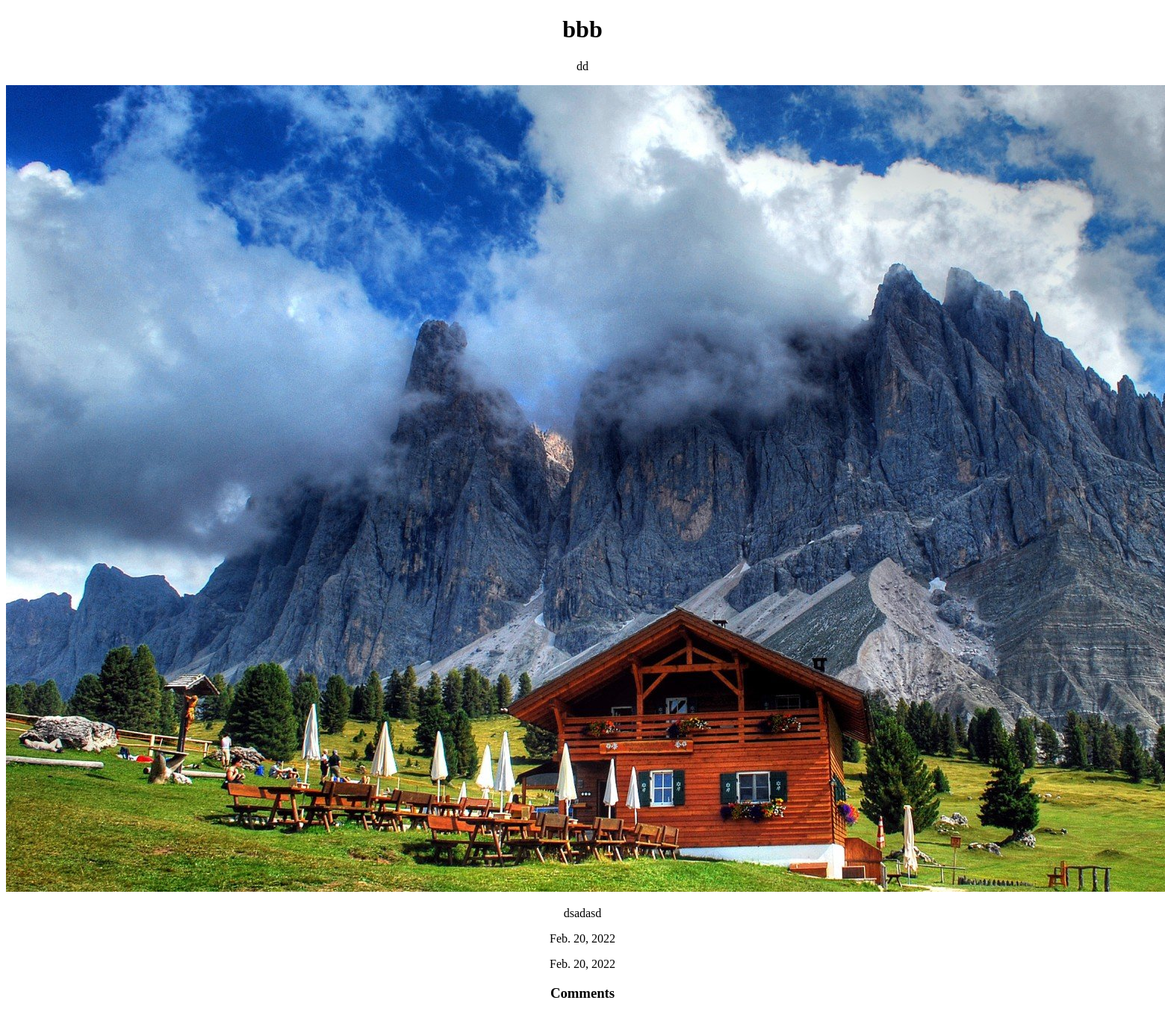
The page /book_list/3/ on the database as committed earlier.
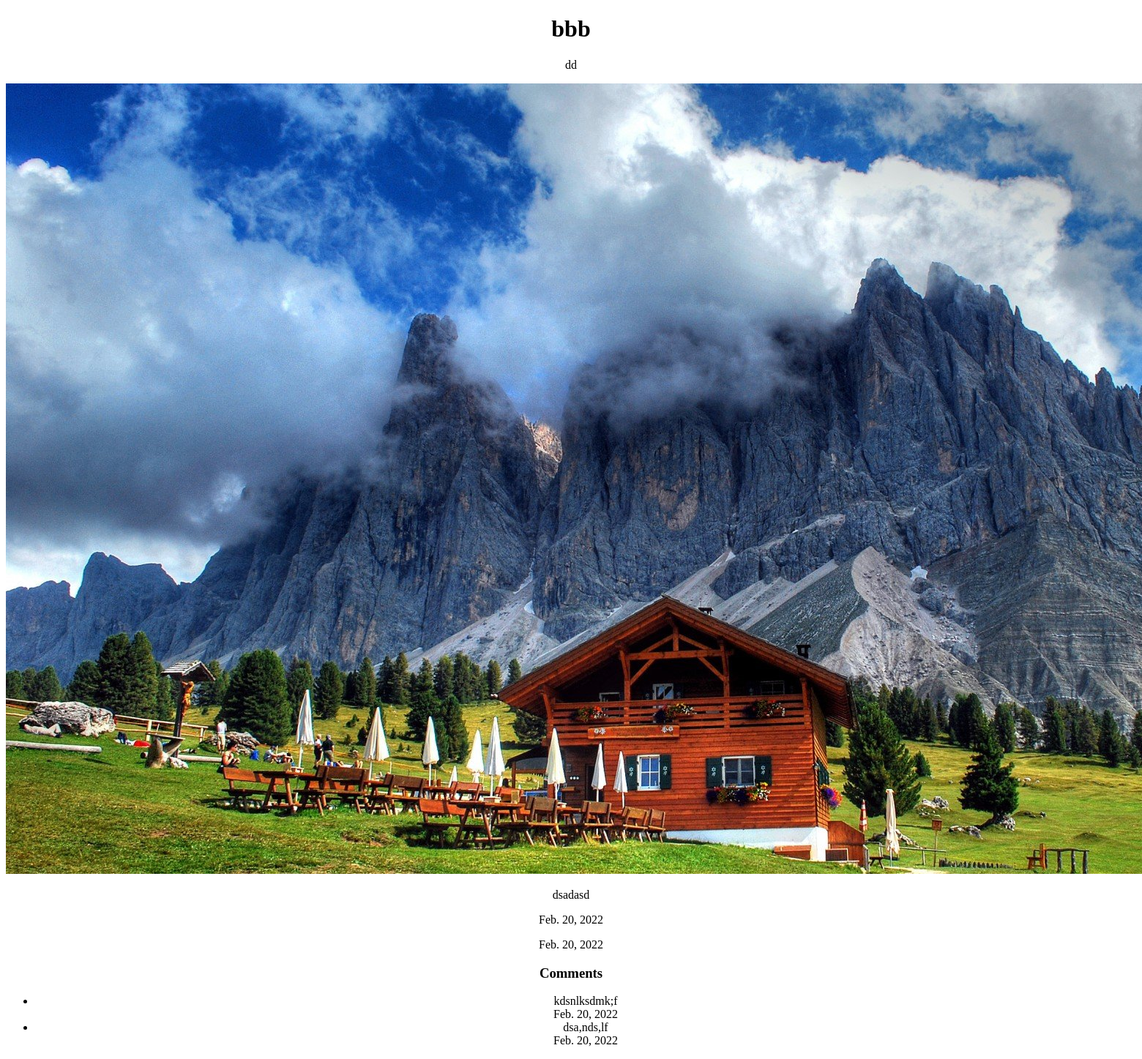
The same page on the database as committed later.
### book/models.py (models this page shows, shortened)
class BookComment(models.Model):
    books = models.ForeignKey(Book, on_delete=models.CASCADE, related_name='books_comment')
    text = models.TextField()
    created_date = models.DateField(auto_now_add=True)

### book/views.py (the view)
# urls.py: path('book_list/<int:id>/', views.book_detail, name='booksdetail'),
def book_detail(request, id):
    books = get_object_or_404(models.Book, id=id)
    return render(request, 'book_detail.html', {'books': books})

### templates/book_detail.html (shortened to what this page needs)
<!DOCTYPE html>
<html lang="en">
<head>
</head>
<body>
    <center>
       <h1>{{ books.title }}</h1>
        <p>{{ books.description }}</p>
        <img src="{{ books.image.url }}" alt="">
        <p>{{ books.author }}</p>
        <p>{{ books.created_date }}</p>
        <p>{{ books.updated_date }}</p>
        <h3>Comments</h3>
        <ul>{% for i in  books.books_comment.all %}
                <li>
                {{ i.text }}
                </li>
                {{ i.created_date }}
            {% endfor %}
        </ul>
    </center>
</body>
</html>

Rows that differ between the two databases and show on the page:
added BookComment: text "kdsnlksdmk;f", created_date "Feb. 20, 2022"
added BookComment: text "dsa,nds,lf", created_date "Feb. 20, 2022"
